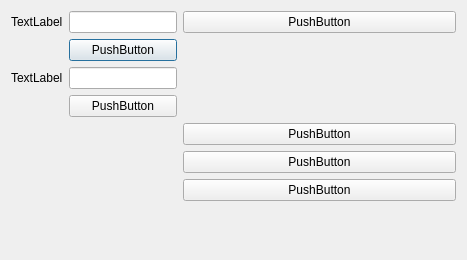
<?xml version="1.0" encoding="UTF-8"?>
<ui version="4.0">
 <class>Dialog</class>
 <widget class="QDialog" name="Dialog">
  <property name="geometry">
   <rect>
    <x>0</x>
    <y>0</y>
    <width>467</width>
    <height>260</height>
   </rect>
  </property>
  <property name="windowTitle">
   <string>Dialog</string>
  </property>
  <layout class="QFormLayout" name="formLayout_2">
   <item row="0" column="0">
    <layout class="QFormLayout" name="formLayout">
     <item row="0" column="0">
      <widget class="QLabel" name="label">
       <property name="text">
        <string>TextLabel</string>
       </property>
      </widget>
     </item>
     <item row="0" column="1">
      <widget class="QLineEdit" name="lineEdit"/>
     </item>
     <item row="1" column="1">
      <widget class="QPushButton" name="pushButton">
       <property name="text">
        <string>PushButton</string>
       </property>
      </widget>
     </item>
     <item row="2" column="0">
      <widget class="QLabel" name="label_2">
       <property name="text">
        <string>TextLabel</string>
       </property>
      </widget>
     </item>
     <item row="2" column="1">
      <widget class="QLineEdit" name="lineEdit_2"/>
     </item>
     <item row="3" column="1">
      <widget class="QPushButton" name="pushButton_2">
       <property name="text">
        <string>PushButton</string>
       </property>
      </widget>
     </item>
    </layout>
   </item>
   <item row="0" column="1">
    <widget class="QPushButton" name="pushButton_3">
     <property name="text">
      <string>PushButton</string>
     </property>
    </widget>
   </item>
   <item row="3" column="1">
    <widget class="QPushButton" name="pushButton_4">
     <property name="text">
      <string>PushButton</string>
     </property>
    </widget>
   </item>
   <item row="2" column="1">
    <widget class="QPushButton" name="pushButton_5">
     <property name="text">
      <string>PushButton</string>
     </property>
    </widget>
   </item>
   <item row="1" column="1">
    <widget class="QPushButton" name="pushButton_6">
     <property name="text">
      <string>PushButton</string>
     </property>
    </widget>
   </item>
  </layout>
 </widget>
 <resources/>
 <connections/>
</ui>
